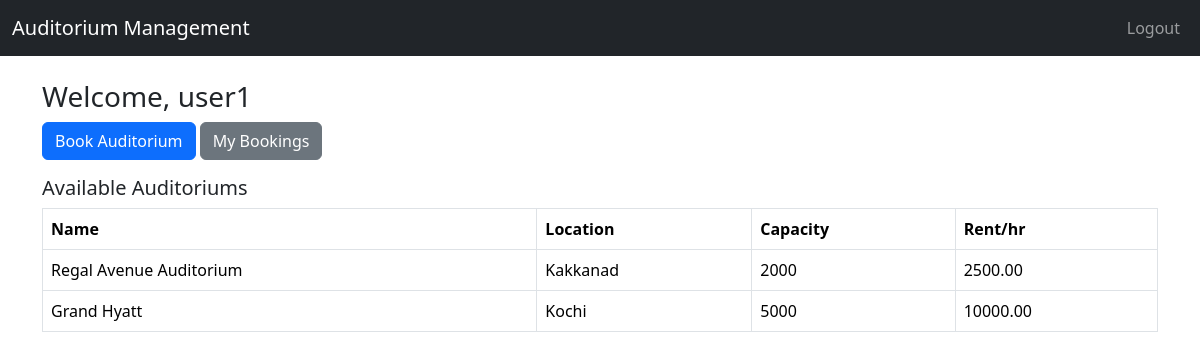
The page /user_dashboard (signed in) on the database its author committed.
### auditorium_app/models.py (models this page shows, shortened)
class Auditorium(models.Model):
    name = models.CharField(max_length=100)
    location = models.CharField(max_length=150)
    capacity = models.IntegerField()
    rent_per_hour = models.DecimalField(max_digits=10, decimal_places=2)
    description = models.TextField(blank=True, null=True)

### auditorium_app/views.py (the view)
# urls.py: path('user_dashboard', views.user_dashboard, name='user_dashboard'),
@login_required
def user_dashboard(request):
    auditoriums = Auditorium.objects.all()
    return render(request, 'user_dashboard.html', {'auditoriums': auditoriums})

### auditorium_app/templates/user_dashboard.html
{% extends 'base.html' %}
{% block content %}
<h3>Welcome, {{ user.username }}</h3>
<a href="{% url 'book_auditorium' %}" class="btn btn-primary mb-3">Book Auditorium</a>
<a href="{% url 'view_my_bookings' %}" class="btn btn-secondary mb-3">My Bookings</a>
<h5>Available Auditoriums</h5>
<table class="table table-bordered">
  <thead>
    <tr><th>Name</th><th>Location</th><th>Capacity</th><th>Rent/hr</th></tr>
  </thead>
  <tbody>
    {% for aud in auditoriums %}
    <tr>
      <td>{{ aud.name }}</td>
      <td>{{ aud.location }}</td>
      <td>{{ aud.capacity }}</td>
      <td>{{ aud.rent_per_hour }}</td>
    </tr>
    {% empty %}
    <tr><td colspan="4">No auditoriums available.</td></tr>
    {% endfor %}
  </tbody>
</table>
{% endblock %}

### rows shown on the page
Auditorium: name "Regal Avenue Auditorium", location "Kakkanad", capacity "2000", rent_per_hour "2500.00"
Auditorium: name "Grand Hyatt", location "Kochi", capacity "5000", rent_per_hour "10000.00"

### other values the page prints
{{ user.username }} "user1"
